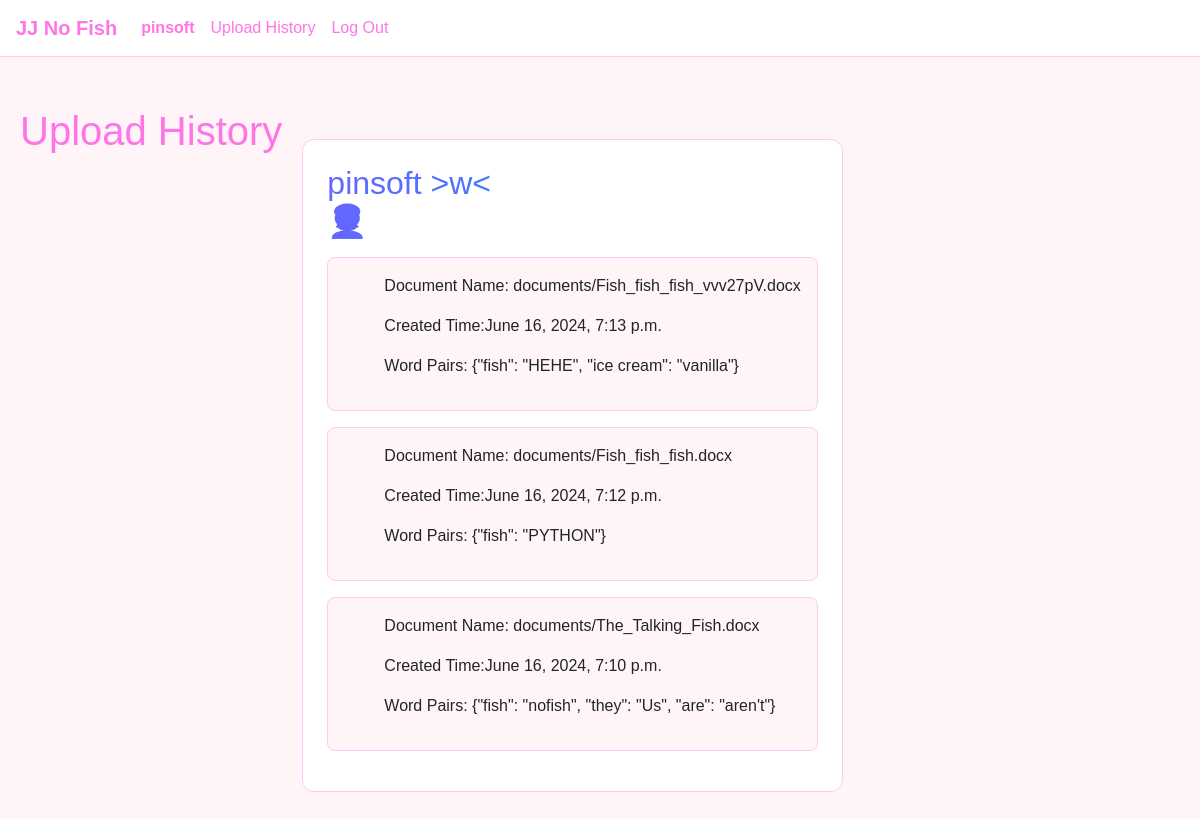
The page /history/2/ (signed in) on the database its author committed.
### capstone/models.py (models this page shows)
class User(AbstractUser):
    fish_word = models.CharField(max_length=1000)
    replacement_word = models.CharField(max_length=1000)
    pass

class UploadedDocument(models.Model):
    document = models.FileField(upload_to='documents/')
    created_time = models.DateTimeField(auto_now_add=True)
    user = models.ForeignKey(settings.AUTH_USER_MODEL, on_delete=models.CASCADE, null=True)
    modified_document = models.FileField(upload_to='modified_documents/', blank=True, null=True)
    word_pairs = models.JSONField(null=True, blank=True)

### capstone/views.py (the view)
# urls.py: path("history/<int:user_id>/", views.history, name="history"),
def history(request, user_id):
    profile_user = User.objects.get(id=user_id)
    histories = UploadedDocument.objects.filter(user=profile_user)
    histories =  histories.order_by("-created_time").all()
    return render(request, 'capstone/history.html', {"histories": histories})

### templates/capstone/history.html (shortened to what this page needs)
{% extends "capstone/layout.html" %}
{% load static %}
{% block body %}
    <div class="main">
        <h1>Upload History</h1>
        {% if user.is_authenticated %}
        <div class="histories">
        <h2 class="rainbow rainbow_text_animated"> {{user}} >w< <p style="font-size:80">&#128110;</p></h2>
        {% for history in histories %}
            <div class="history">
            <ul>Document Name: {{history.document}}</ul>
            <ul>Created Time:{{history.created_time}}</ul>
            <ul>Word Pairs: {{history.word_pairs}}</ul>
         </div>
        {% endfor %}
        </div>
        {% endif %}
    </div>
{% endblock %}

### templates/capstone/layout.html (shortened to what this page needs)
{% load static %}
<!DOCTYPE html>
<html lang="en">
    <head>
        <link rel="stylesheet" href="https://stackpath.bootstrapcdn.com/bootstrap/4.4.1/css/bootstrap.min.css">
        <link rel="stylesheet" href="{% static 'capstone/style.css' %}">
    </head>
    <body>
        <nav class="navbar navbar-expand-lg navbar-light bg-light">
            <a class="navbar-brand" href="/">JJ No Fish</a>
            <div>
              <ul class="navbar-nav mr-auto">
                {% if user.is_authenticated %}
                    <li class="nav-item">
                        <a class="nav-link" href="/"><strong>{{ user.username }}</strong></a>
                    </li>
                {% endif %}
                {% if user.is_authenticated %}
                    <li class="nav-item">
                        <a class="nav-link" href="{% url 'history' user_id=user.id %}">Upload History</a>
                    </li>
                    <li class="nav-item">
                        <a class="nav-link" href="{% url 'logout' %}">Log Out</a>
                    </li>
                {% endif %}
              </ul>
            </div>
          </nav>
        <div class="body">
            {% block body %}
            {% endblock %}
        </div>
    </body>
</html>

### capstone/static/capstone/style.css (style rules this page uses)
body { font-family: Arial, sans-serif; background-color: #fff5f9; margin: 0; min-height: 100vh; }
.navbar { background-color: white !important; box-shadow: 0 1px 3px rgba(255, 192, 203, 0.1); border-bottom: 1px solid #ffc9f5; }
.navbar-brand { color: #ff75e6 !important; font-weight: bold; }
.nav-link { color: #ff75e6 !important; transition: color 0.3s ease; }
.main { max-width: 1200px; margin: 30px auto; padding: 20px; display: flex; flex-direction: column; gap: 20px; }
@media (min-width: 768px) { .main { flex-direction: row; } }
h1, h2 { color: #ff75e6; margin-bottom: 1rem; }
.rainbow_text_animated { background: linear-gradient(to right, #6666ff, #0099ff , #00ff00, #ff3399, #6666ff); -webkit-background-clip: text; background-clip: text; color: transparent; animation: rainbow_animation 6s ease-in-out infinite; background-size: 400% 100%; }
.histories { background: white; border: 1px solid #ffc9f5; border-radius: 12px; padding: 1.5rem; margin-top: 2rem; }
.history { border: 1px solid #ffc9f5; border-radius: 8px; padding: 1rem; margin-bottom: 1rem; background: #fff5f9; }

### rows shown on the page
User: username "pinsoft"
UploadedDocument: document "documents/Fish_fish_fish_vvv27pV.docx", created_time "June 16, 2024, 7:13 p.m.", word_pairs "{\"fish\": \"HEHE\", \"ice cream\": \"vanilla\"}"
UploadedDocument: document "documents/Fish_fish_fish.docx", created_time "June 16, 2024, 7:12 p.m.", word_pairs "{\"fish\": \"PYTHON\"}"
UploadedDocument: document "documents/The_Talking_Fish.docx", created_time "June 16, 2024, 7:10 p.m.", word_pairs "{\"fish\": \"nofish\", \"they\": \"Us\", \"are\": \"aren't\"}"
